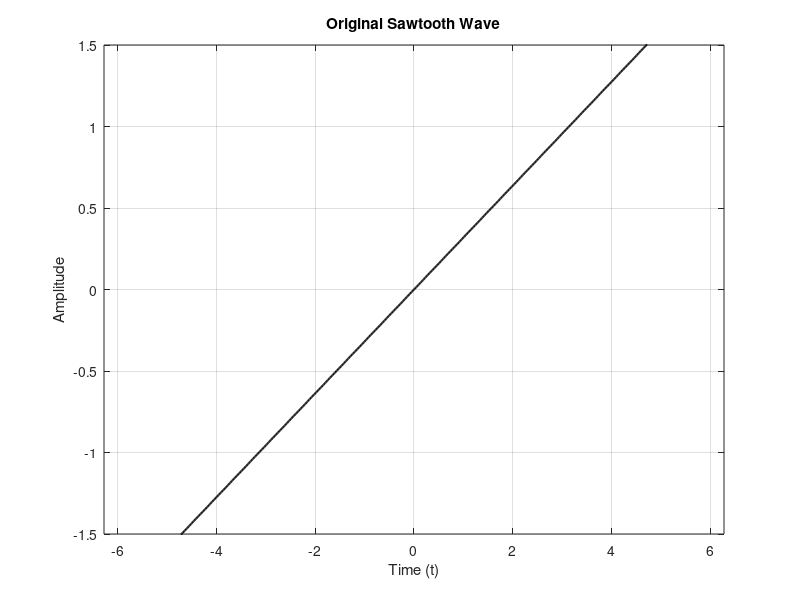
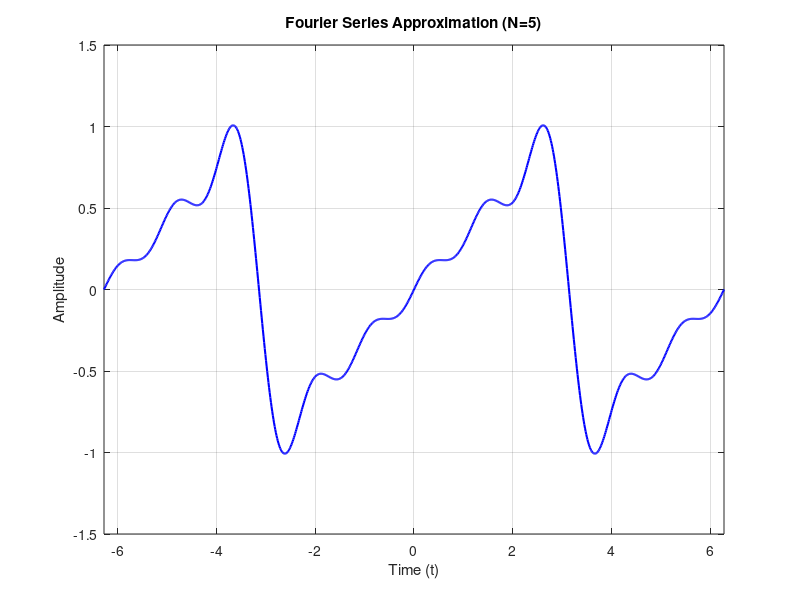
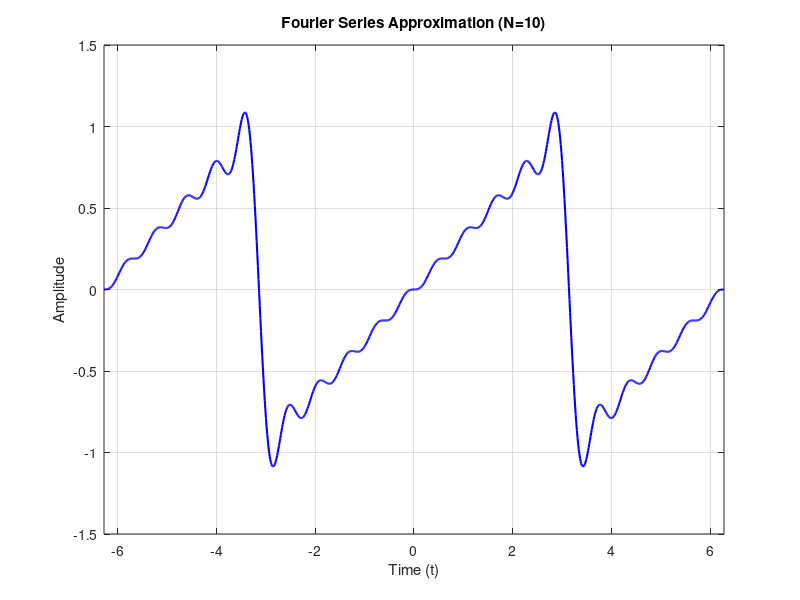
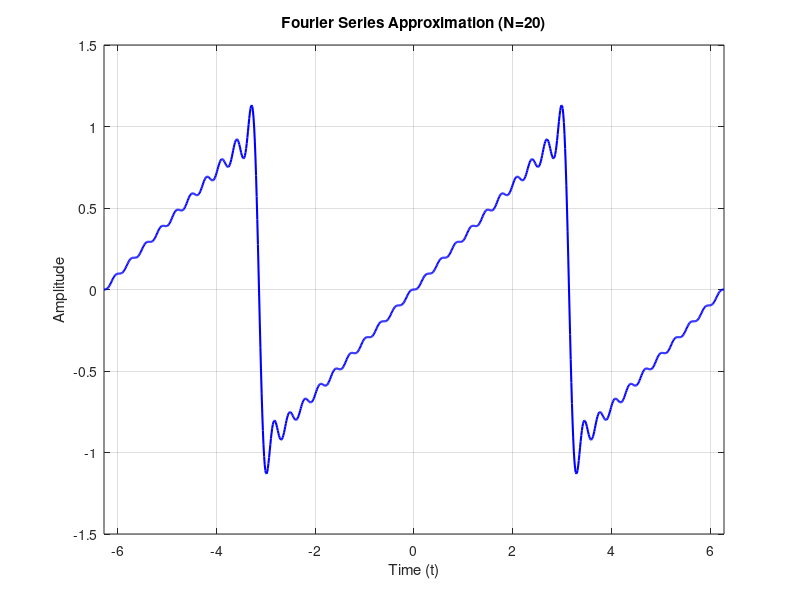

These figures' MATLAB source, in order:
clear; clc;

T = 2 * pi; 
t = linspace(-2 * pi, 2 * pi, 1000); 
x_t = t / pi; 

N_terms = [5, 10, 20]; 

% Plot the original sawtooth wave
figure;
plot(t, mod(x_t + pi, T) - pi, 'k', 'LineWidth', 1.5);
xlabel('Time (t)');
ylabel('Amplitude');
title('Original Sawtooth Wave');
grid on;
axis([-2 * pi 2 * pi -1.5 1.5]);

for j = 1:length(N_terms)
    N = N_terms(j);
    fourier_approx = zeros(size(t));
    
    a0 = 0; 
    an = zeros(1, N);
    bn = zeros(1, N);

    for n = 1:N
        an(n) = (1/pi) * integral(@(t) (t/pi) .* cos(n * t), -pi, pi);
        bn(n) = (1/pi) * integral(@(t) (t/pi) .* sin(n * t), -pi, pi);
    end

    for n = 1:N
        fourier_approx = fourier_approx + an(n) * cos(n * t) + bn(n) * sin(n * t);
    end

    figure;
    plot(t, fourier_approx, 'b', 'LineWidth', 1.5);
    xlabel('Time (t)');
    ylabel('Amplitude');
    title(sprintf('Fourier Series Approximation (N=%d)', N));
    grid on;
    axis([-2 * pi 2 * pi -1.5 1.5]);
end
